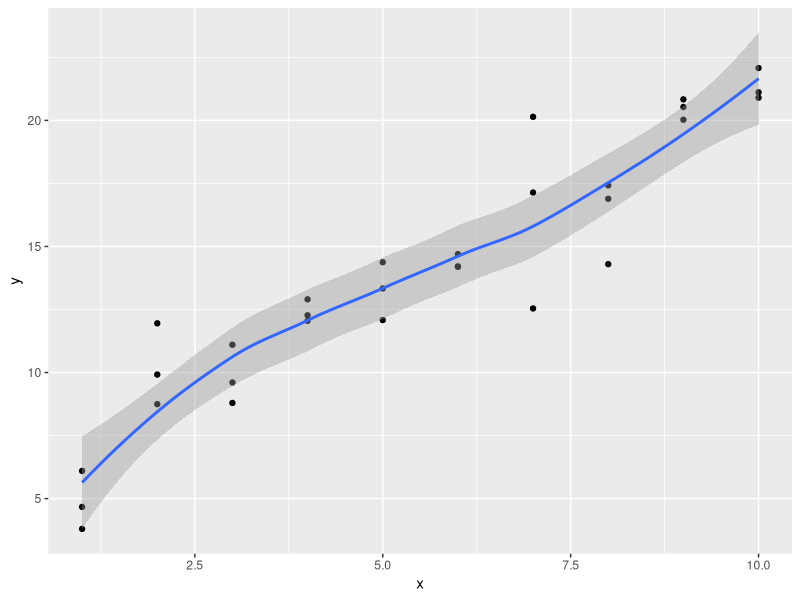
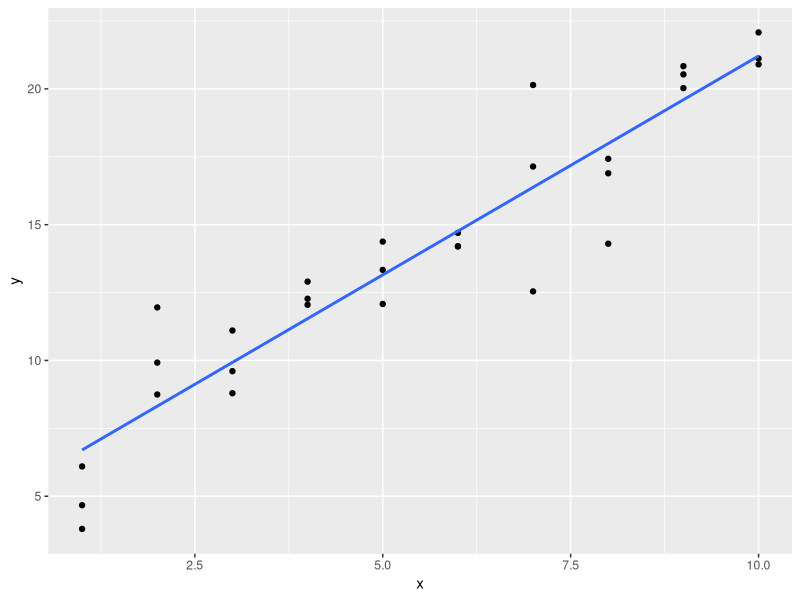

Here is the R script that generated these plots, in order: (Note: this script raises an error after producing the figures.)
## ---- chunk 1
library(tidyverse)
## ---- chunk 2
sim1a <- tibble(
  x = rep(1:10, each = 3),
  y = x * 1.5 + 6 + rt(length(x), df = 2)
)
## ---- chunk 3
sim1a_mod <- lm(y ~ x, data = sim1a)               # fit a linear model (straight line)

coef(sim1a_mod)                                    # Slope=1.480507    Intercept=5.806916

# Can't just put `sim1a_mod` into ggplot like below ...It plots *curve*, as for `sim1a`. (WHY?)
ggplot(sim1a_mod, aes(x, y)) +
  geom_point() +
  geom_smooth() 
## ---- chunk 4
ggplot(sim1a, aes(x = x, y = y)) +
  geom_point() +
  geom_smooth(method = "lm", se = FALSE)           # fit a linear model (straight line)
## ---- chunk 5
measure_distance <- function(mod, data) {
  diff <- data$y - make_prediction(mod, data)
  mean(abs(diff))
}
## ---- chunk 6
best <- optim(c(0, 0), measure_distance, data = sim1a)
best$par                                   # the best parameters of the 'mean-absolute distance'


# HOWEVER, although the code in Q2 defines `measure_distance` (and we have `sim1a` from Q1), that definition doesn't include what the `make_prediction()` function is ...SO at the moment we just get an error
## ---- chunk 7
# "For the above function to work, we need to define a function `make_prediction` that takes a numeric vector of length two (the intercept and slope) and returns the predictions..."

make_prediction <- function(mod, data) {
  mod[1] + mod[2] * data$x
}

# (I don't properly understand this, but) running that `make_prediction` code, and then the `optim` code again, gives : [1] 6.013145 1.511948

# ...re. `lm()` with the same data, (in A1) : Slope=1.546082    Intercept=5.633505
## ---- chunk 8
model1 <- function(a, data) {
  a[1] + data$x * a[2] + a[3]
}
## ---- chunk 9

## ---- chunk 10

## ---- chunk 11

## ---- chunk 12
mod1 <- lm(y ~ x1 + x2, data = sim3)
mod2 <- lm(y ~ x1 * x2, data = sim3)
## ---- chunk 13

## ---- chunk 14

